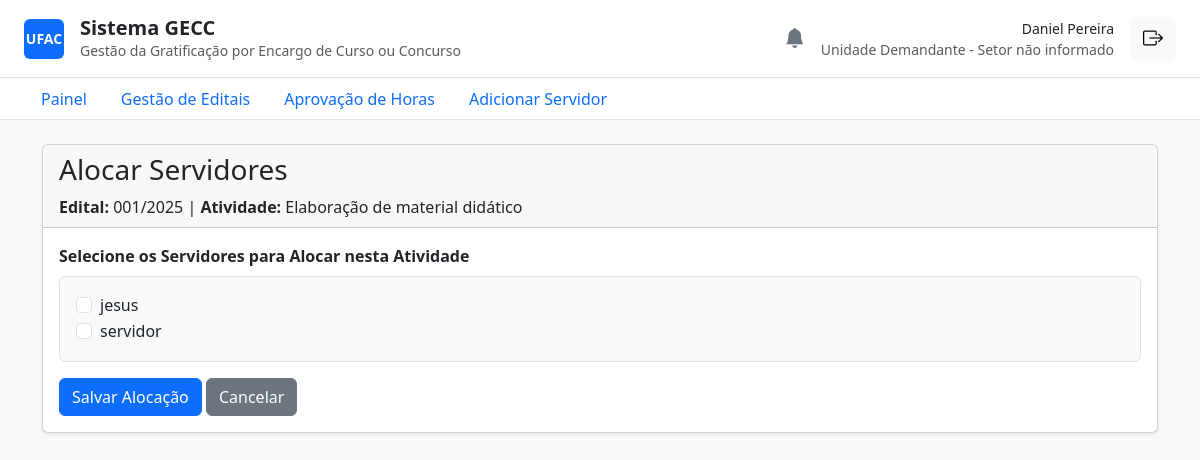
Screenshot of /atividades/9/alocar/ (signed in) with the database file from the repository.
### core/models.py (models this page shows, shortened)
class ServidorProfile(models.Model):
    FUNCAO_CHOICES = [
        ("Servidor", "Servidor"),
        ("Unidade Demandante", "Unidade Demandante"),
        ("PRODGEP/PROPEG", "PRODGEP/PROPEG"),
    ]
    STATUS_CHOICES = [
        ("Aguardando Homologação", "Aguardando Homologação"),
        ("Homologado", "Homologado"),
        ("Recusado", "Recusado"),
    ]
    TITULACAO_CHOICES = [
        ('Graduação', 'Graduação'),
        ('Especialização', 'Especialização'),
        ('Mestrado', 'Mestrado'),
        ('Doutorado', 'Doutorado'),
        ('Pós-Doutorado', 'Pós-Doutorado'),
    ]
    user = models.OneToOneField(User, on_delete=models.CASCADE)
    siape = models.CharField(max_length=20, unique=True, null=True, blank=True)
    cpf = models.CharField(max_length=14, unique=True, null=True, blank=True)
    setor = models.CharField(max_length=100, blank=True)
    funcao = models.CharField(max_length=30, choices=FUNCAO_CHOICES, default="Servidor")
    status = models.CharField(max_length=30, choices=STATUS_CHOICES, default="Aguardando Homologação")
    telefone = models.CharField(max_length=20, blank=True)
    limite_horas_anual = models.IntegerField(default=120)
    horas_utilizadas = models.IntegerField(default=0)
    titulacao = models.CharField(max_length=20, choices=TITULACAO_CHOICES, null=True, blank=True)
    unidade = models.ForeignKey(Unidade, on_delete=models.SET_NULL, null=True, blank=True, related_name='servidores')

class Edital(models.Model):
    STATUS_CHOICES = [
        ("Rascunho", "Rascunho"),
        ("Aguardando Homologação", "Aguardando Homologação"),
        ("Homologado", "Homologado"),
        ("Recusado", "Recusado"),
        ("Ativo", "Ativo"),
        ("Finalizado", "Finalizado"),
    ]
    numero_edital = models.CharField(max_length=50, unique=True)
    titulo = models.CharField(max_length=255)
    descricao = models.TextField(blank=True)
    unidade_demandante_nome = models.CharField(max_length=255)
    data_inicio = models.DateField()
    data_fim = models.DateField()
    status = models.CharField(max_length=30, choices=STATUS_CHOICES, default="Rascunho")
    justificativa_recusa = models.TextField(blank=True, null=True)
    valor_empenho = models.DecimalField(max_digits=12, decimal_places=2, default=0.00)
    criado_por = models.ForeignKey(User, on_delete=models.PROTECT, related_name="editais_criados")
    homologado_por = models.ForeignKey(
        User,
        on_delete=models.PROTECT,
        related_name="editais_homologados",
        null=True,
        blank=True,
    )
    created_at = models.DateTimeField(auto_now_add=True)
    updated_at = models.DateTimeField(auto_now=True)
    class Meta:
        verbose_name = "Edital"
        verbose_name_plural = "Editais"
        ordering = ["-data_inicio"]

class Atividade(models.Model):
    tipo = models.ForeignKey(TipoAtividade, on_delete=models.PROTECT, related_name="atividades_criadas")
    edital = models.ForeignKey(Edital, on_delete=models.CASCADE, related_name="atividades")
    descricao = models.TextField()
    servidores_alocados = models.ManyToManyField(User, related_name="atividades_alocadas", blank=True)
    created_at = models.DateTimeField(auto_now_add=True)
    updated_at = models.DateTimeField(auto_now=True)
    class Meta:
        verbose_name = "Atividade do Edital"
        verbose_name_plural = "Atividades do Edital"

class TipoAtividade(models.Model):
    GRUPO_CHOICES = [
        ("Instrutoria", "Instrutoria"),
        ("Banca", "Banca Examinadora"),
        ("Logistica", "Logística"),
        ("Aplicacao", "Aplicação de Prova"),
    ]
    VINCULO_CHOICES = [
        ('Concurso', 'Concurso Público'),
        ('Processo', 'Processo Seletivo'),
        ('Ambos', 'Ambos'),
    ]
    grupo = models.CharField(max_length=20, choices=GRUPO_CHOICES)
    nome = models.CharField(max_length=255, unique=True)
    valor_hora = models.DecimalField(max_digits=10, decimal_places=2, validators=[MinValueValidator(0)])
    vinculo = models.CharField(max_length=10, choices=VINCULO_CHOICES, default='Ambos')
    class Meta:
        verbose_name = "Tipo de Atividade (Catálogo)"
        verbose_name_plural = "Tipos de Atividade (Catálogo)"
        ordering = ["grupo", "nome"]

### core/views.py (the view)
@login_required
def alocar_servidores(request, pk):
    atividade = get_object_or_404(Atividade, pk=pk)
    edital = atividade.edital
    if edital.criado_por != request.user:
        return redirect("listar_editais")
    if request.method == "POST":
        form = AlocarServidorForm(request.POST)
        if form.is_valid():
            servidores_selecionados = form.cleaned_data["servidores"]
            atividade.servidores_alocados.set(servidores_selecionados)
            messages.success(request, 'Servidores alocados com sucesso!')
            return redirect("detalhes_edital", pk=edital.pk)
    else:
        form = AlocarServidorForm(
            initial={"servidores": atividade.servidores_alocados.all()}
        )
    context = {"form": form, "atividade": atividade, "edital": edital}
    return render(request, "alocar_servidores.html", context)

### core/forms.py
class AlocarServidorForm(forms.Form):
    servidores = forms.ModelMultipleChoiceField(
        queryset=User.objects.filter(servidorprofile__funcao="Servidor"),
        widget=forms.CheckboxSelectMultiple(attrs={'class': 'form-check-input'}),
        required=False,
        label="Selecione os Servidores para Alocar nesta Atividade",
    )

### core/templates/alocar_servidores.html (shortened to what this page needs)
{% extends 'base.html' %}
{% load widget_tweaks %}
{% block content %}
<div class="card shadow-sm">
    <div class="card-header">
        <h3>Alocar Servidores</h3>
        <p class="mb-0">
            <strong>Edital:</strong> {{ edital.numero_edital }} |
            <strong>Atividade:</strong> {{ atividade.tipo.nome }}
        </p>
    </div>
    <div class="card-body">
        <form method="POST">
            <div class="mb-3">
                <label class="form-label fw-bold">{{ form.servidores.label }}</label>
                <div class="border rounded p-3 bg-light" style="max-height: 400px; overflow-y: auto;">
                    {% for checkbox in form.servidores %}
                        <div class="form-check">
                            {{ checkbox.tag }}
                            <label for="{{ checkbox.id_for_label }}" class="form-check-label">
                                {{ checkbox.choice_label }}
                            </label>
                        </div>
                    {% endfor %}
                </div>
            </div>
            <button type="submit" class="btn btn-primary">Salvar Alocação</button>
            <a href="{% url 'detalhes_edital' pk=edital.pk %}" class="btn btn-secondary">Cancelar</a>
        </form>
    </div>
</div>
{% endblock %}

### core/templates/base.html (shortened to what this page needs)
<!DOCTYPE html>
<html lang="pt-br">
<head>
    <link href="https://cdn.jsdelivr.net/npm/bootstrap@5.3.3/dist/css/bootstrap.min.css" rel="stylesheet">
    <link rel="stylesheet" href="https://cdn.jsdelivr.net/npm/bootstrap-icons@1.11.3/font/bootstrap-icons.min.css">
</head>
<body class="bg-light">
    {% block header %}
    <header class="bg-white border-bottom px-4 py-3">
        <div class="d-flex justify-content-between align-items-center">
            <div class="d-flex align-items-center">
                <div class="bg-primary rounded d-flex align-items-center justify-content-center me-3" style="width: 40px; height: 40px;">
                    <span class="text-white fw-bold small">UFAC</span>
                </div>
                <div>
                    <h1 class="h5 mb-0 fw-semibold">Sistema GECC</h1>
                    <p class="small text-muted mb-0">Gestão da Gratificação por Encargo de Curso ou Concurso</p>
                </div>
            </div>
            <div class="d-flex align-items-center">
                {% if user.is_authenticated %}
                    <div class="dropdown me-3">
                        <a href="#" class="text-secondary position-relative" id="notificationDropdown" data-bs-toggle="dropdown" aria-expanded="false">
                            <i class="bi bi-bell-fill fs-5"></i>
                        </a>
                    </div>
                    <div class="text-end me-3">
                        <a href="{% url 'meu_perfil' %}" class="text-decoration-none">
                            <p class="mb-0 fw-medium small text-dark">{{ user.get_full_name|default:user.username }}</p>
                        </a>
                        <p class="small text-muted mb-0">
                            {{ user.servidorprofile.funcao }} - {{ user.servidorprofile.setor|default:"Setor não informado" }}
                        </p>
                    </div>
                    <form action="{% url 'logout' %}" method="post">
                        <button type="submit" class="btn btn-light" title="Sair">
                            <i class="bi bi-box-arrow-right fs-5"></i>
                        </button>
                    </form>
                {% endif %}
            </div>
        </div>
    </header>
    {% endblock header %}
    {% block navigation %}
    {% if user.is_authenticated %}
        <nav class="bg-white border-bottom px-4">
            <ul class="nav nav-tabs border-0">
                <li class="nav-item">
                    <a class="nav-link {% if request.resolver_match.url_name == 'painel' %}active{% endif %}" href="{% url 'painel' %}">Painel</a>
                </li>
                {% if user.servidorprofile.funcao == 'Unidade Demandante' %}
                    <li class="nav-item">
                        <a class="nav-link {% if 'editais' in request.path %}active{% endif %}" href="{% url 'listar_editais' %}">Gestão de Editais</a>
                    </li>
                    <li class="nav-item">
                        <a class="nav-link {% if 'horas/aprovar' in request.path %}active{% endif %}" href="{% url 'aprovar_horas' %}">Aprovação de Horas</a>
                    </li>
                    <li class="nav-item">
                        <a class="nav-link {% if 'servidores/adicionar' in request.path %}active{% endif %}" href="{% url 'adicionar_servidor' %}">Adicionar Servidor</a>
                    </li>
                {% endif %}
            </ul>
        </nav>
    {% endif %}
    {% endblock navigation %}
    <main class="container my-4">
{% block content %}{% endblock %}
    </main>
</body>
</html>

### rows the page displays
Edital: numero_edital "001/2025"
Atividade: tipo.nome "Elaboração de material didático"

### other values shown
{{ user.get_full_name|default:user.username }} "Daniel Pereira"
{{ user.servidorprofile.funcao }} "Unidade Demandante"
{{ user.servidorprofile.setor|default:"Setor não informado" }} "Setor não informado"
{{ checkbox.choice_label }} "jesus" "servidor"
